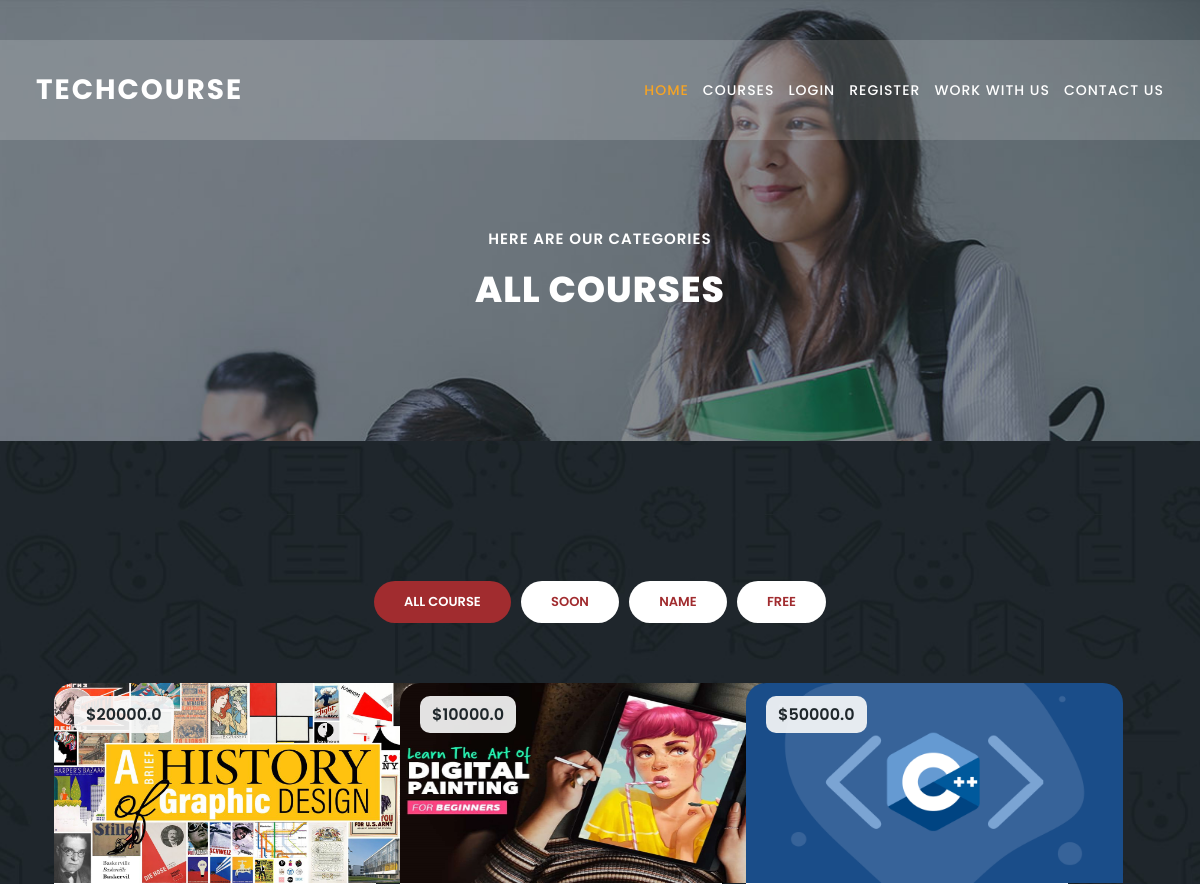
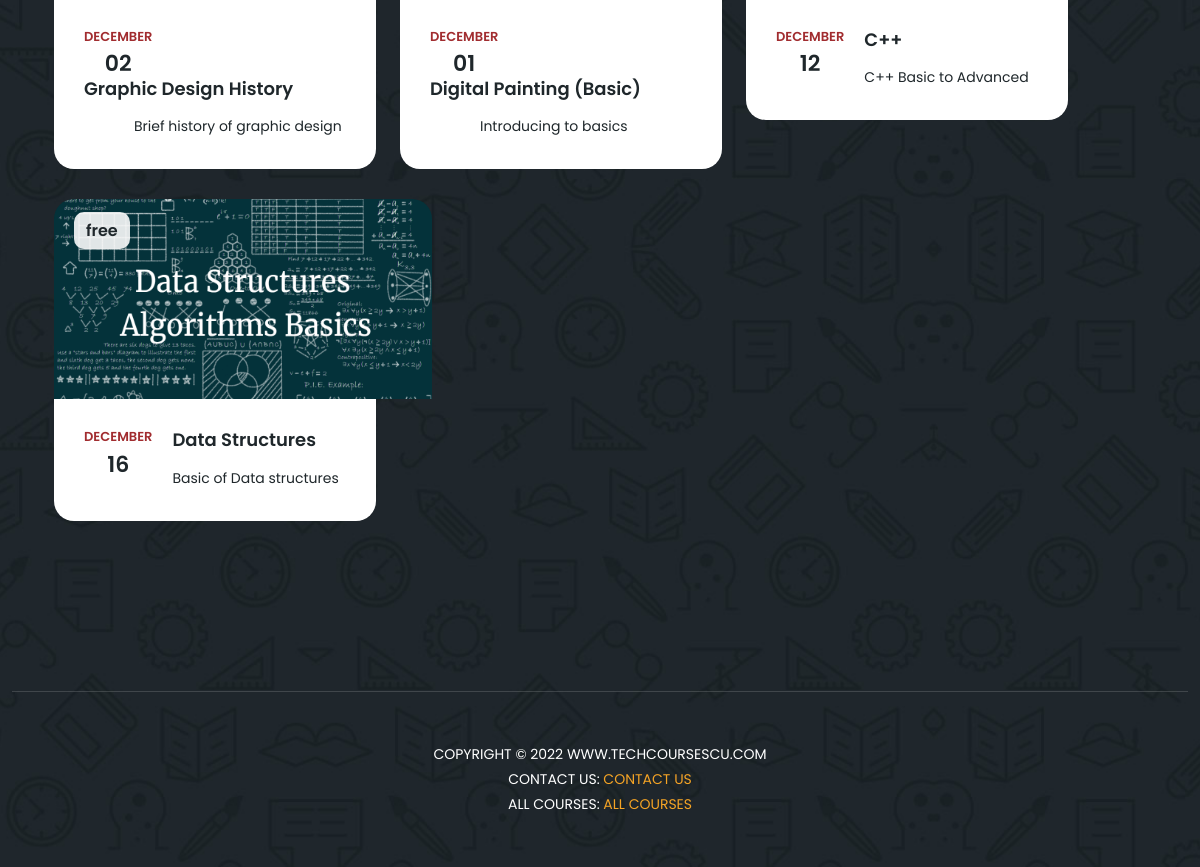
The page /allcourse/ on the database its author committed (2 pictures, top to bottom).
### mainSite/models.py (models this page shows, shortened)
class Course(models.Model):
    name = models.CharField(max_length=100, null=True)
    title = models.CharField(max_length=1000)
    price = models.FloatField(default=0)
    category = models.ManyToManyField(Category, related_name='category')
    subTittel = models.CharField(max_length=200, null=True)
    date_created = models.DateTimeField(auto_now_add=True, null=True)
    datepublished = models.DateTimeField(null=True)
    stutuses = (
        ('d', 'Draft'),
        ('p', 'Published'),
    )
    stutus = models.CharField(max_length=1, choices=stutuses, default='d')
    course_pic = models.ImageField(upload_to='courses/coverPictures/' ,null=True, blank=True)
    duration = models.DurationField(max_length=100, null=True)
    fileZip = models.FileField(
        upload_to='courses/zipFile/', null=True, blank=True)
    dlNumber = models.IntegerField(default=0)
    video = models.FileField(
        upload_to='courses/video/%y', null=True, blank=True)
    class Meta:
        ordering = ["-dlNumber"]

### mainSite/views.py (the view)
# urls.py: path('allcourse/', views.showAllCourse, name="allcourse"),
def showAllCourse(request):
    courses = Course.objects.filter(stutus='p')
    paginator = Paginator(courses ,10)
    page = request.GET.get("page" ,1)
    try:
        result = paginator.page(page)
    except PageNotAnInteger:
        result = paginator.page(1)
    except EmptyPage:
        result = paginator.page(paginator.num_pages)
    context={
        "result":result
    }
    return render(request ,"all-course.html" ,context )

### templates/all-course.html (shortened to what this page needs)
{% extends 'root.html' %}
{% load static %}
{% load widget_tweaks %}
{% block style %}
<link href="{% static '/assets/css/google-f.css' %}" rel="stylesheet">
<link rel="stylesheet" type="text/css" id="applicationStylesheet" href="{% static '/vendor/bootstrap/css/bootstrap.min.css' %}">
<link rel="stylesheet" type="text/css" id="applicationStylesheet" href="{% static '/assets/css/fontawesome.css' %}">
<link rel="stylesheet" type="text/css" id="applicationStylesheet" href="{% static '/assets/css/templatemo-edu-meeting.css' %}">
<link rel="stylesheet" type="text/css" id="applicationStylesheet" href="{% static '/assets/css/owl.css' %}">
<link rel="stylesheet" type="text/css" id="applicationStylesheet" href="{% static '/assets/css/lightbox.css' %}">
{% endblock %}
{% block content %}
<section class="heading-page header-text" id="top">
  <div class="container">
    <div class="row">
      <div class="col-lg-12">
        <h6>Here are our Categories</h6>
        <h2>All Courses</h2>
      </div>
    </div>
  </div>
</section>
<section class="meetings-page" id="meetings">
  <div class="container">
    <div class="row">
      <div class="col-lg-12">
        <div class="filters">
          <ul>
            <li data-filter="*"  class="active">All course</li>
            <li data-filter=".soon">Soon</li>
            <li data-filter=".imp">Name</li>
            <li data-filter=".att">Free</li>
          </ul>
        </div>
      </div>
      <div class="col-lg-12">
        <div class="row">
          <div class="col-lg-12">
            <div class="row grid">
              {% for course in result %}
              <div class="col-lg-4 templatemo-item-col all soon">
                <div class="meeting-item">
                  <div class="thumb">
                    <div class="price">
                      {% if course.price  == 0 %}
                      <span>free</span>
                      {% else %}
                      <span>${{course.price}}</span>
                      {%endif%}
                    </div>
                    <a href="{% url 'course' course.id %}" role="button">
                      {% if course.course_pic %}
                      <img src="{{course.course_pic.url}}" alt="Online Teaching" style="width: 377.5px;height:200px;">
                      {% else %}
                      <img src="{% static '/image/Join Us Section.png' %} " >
                      {% endif %}
                    </a>
                  </div>
                  <div class="down-content">
                    <div class="date">
                      <h6>{{course.datepublished|date:"F"}}<span>{{course.datepublished|date:"d"}}</span></h6>
                    </div>
                    <a href="{% url 'course' course.id %}"><h4>{{course.name}}</h4></a>
                    <p>{{course.title}}</p>
                  </div>
                </div>
              </div>
              {% endfor %}
            </div>
          </div>
        </div>
      </div>
    </div>
  </div>
  <div class="footer">
    <p>Copyright © 2022 www.techcoursescu.com
        <br>
        Contact Us: <a href="{% url 'main' %}" target="_parent" title="free css templates">Contact Us</a>
        <br>
        All Courses: <a href="{% url 'allcourse' %}" target="_blank" title="Build Better UI, Faster">All Courses</a>
      </p>
  </div>
</section>
{% endblock %}
{% block js %}
</body>
{% endblock %}

### static/assets/css/templatemo-edu-meeting.css (style rules this page uses)
html, body, div, span, applet, object, iframe, h1, h2, h3, h4, h5, h6, p, blockquote, div pre, a, abbr, acronym, address, big, cite, code, del, dfn, em, font, img, ins, kbd, q, s, samp, small, strike, strong, sub, sup, tt, var, b, u, i, center, dl, dt, dd, ol, ul, li, figure, header, nav, section, article, aside, footer, figcaption { margin: 0; padding: 0; border: 0; outline: 0; }
ul, li { padding: 0; margin: 0; list-style: none; }
header, nav, section, article, aside, footer, hgroup { display: block; }
* { box-sizing: border-box; }
html, body { font-family: 'Poppins', sans-serif; font-weight: 400; background-color: #fff; font-size: 16px; -ms-text-size-adjust: 100%; -webkit-font-smoothing: antialiased; -moz-osx-font-smoothing: grayscale; }
a { text-decoration: none !important; color: #3CF; }
h1, h2, h3, h4, h5, h6 { margin-top: 0px; margin-bottom: 0px; }
ul { margin-bottom: 0px; }
p { font-size: 14px; line-height: 25px; color: #2a2a2a; }
img { width: 100%; overflow: hidden; }
html, body { background: #fff; font-family: 'Poppins', sans-serif; }
.meeting-item { margin-bottom: 30px; }
.meeting-item .thumb { position: relative; }
.meeting-item .thumb img { border-top-right-radius: 20px; border-top-left-radius: 20px; }
.meeting-item .thumb .price { position: absolute; left: 20px; top: 20px; }
.meeting-item .thumb .price span { font-size: 16px; color: #1f272b; font-weight: 600; background-color: rgba(250,250,250,0.9); padding: 7px 12px; border-radius: 10px; }
.meeting-item .down-content { background-color: #fff; padding: 30px; border-bottom-right-radius: 20px; border-bottom-left-radius: 20px; }
.meeting-item .down-content .date { float: left; text-align: center; display: inline-block; margin-right: 20px; }
.meeting-item .down-content .date h6 { font-size: 13px; text-transform: uppercase; font-weight: 600; color: #a12c2f; }
.meeting-item .down-content .date span { display: block; color: #1f272b; font-size: 22px; margin-top: 7px; }
.meeting-item .down-content h4 { font-size: 18px; color: #1f272b; font-weight: 600; display: inline-block; margin-bottom: 15px; }
.meeting-item .down-content p { margin-left: 50px; color: #1f272b; font-size: 14px; }
.footer { text-align: center; margin-top: 140px; border-top: 1px solid rgba(250,250,250,0.15); padding: 50px 0px; }
.footer p { text-transform: uppercase; font-size: 14px; color: #fff; }
.footer p a { color: #f5a425; }
section.heading-page { background-image: url(../images/heading-bg.jpg); background-position: center center; background-repeat: no-repeat; background-size: cover; padding-top: 230px; padding-bottom: 110px; text-align: center; }
section.heading-page h6 { margin-top: 0px; font-size: 15px; text-transform: uppercase; font-weight: 600; color: #fff; letter-spacing: 1px; }
section.heading-page h2 { margin-top: 20px; margin-bottom: 20px; font-size: 36px; text-transform: uppercase; font-weight: 800; color: #fff; letter-spacing: 1px; }
section.meetings-page { background-image: url(../images/meetings-page-bg.jpg); background-position: center center; background-attachment: fixed; background-repeat: no-repeat; background-size: cover; padding-top: 140px; padding-bottom: 0px; }
section.meetings-page .filters { text-align: center; margin-bottom: 60px; }
section.meetings-page .filters li { font-size: 13px; color: #a12c2f; background-color: #fff; padding: 11px 30px; display: inline-block; border-radius: 22px; font-weight: 600; text-transform: uppercase; transition: all .3s; cursor: pointer; margin: 0px 3px; }
section.meetings-page .filters ul li.active, section.meetings-page .filters ul li:hover { background-color: #a12c2f; color: #fff; }
.templatemo-item-col { width: 31%; }

### rows shown on the page
Course: price "20000.0", course_pic (placeholder picture), datepublished "DECEMBER", datepublished "02", name "Graphic Design History", title "Brief history of graphic design"
Course: price "10000.0", course_pic (picture), datepublished "DECEMBER", datepublished "01", name "Digital Painting (Basic)", title "Introducing to basics"
Course: price "50000.0", course_pic (picture), datepublished "DECEMBER", datepublished "12", name "C++", title "C++ Basic to Advanced"
Course: price "free", course_pic (picture), datepublished "DECEMBER", datepublished "16", name "Data Structures", title "Basic of Data structures"
